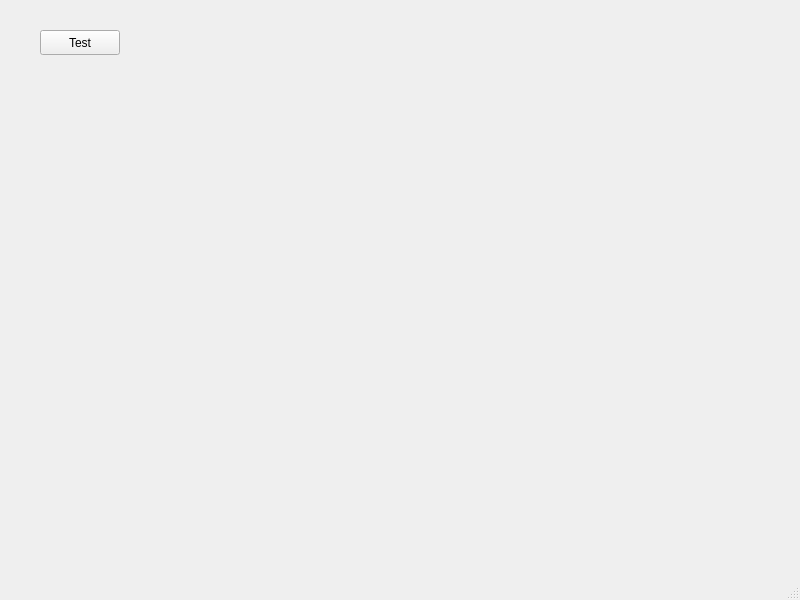
<?xml version="1.0" encoding="UTF-8"?>
<ui version="4.0">
 <class>MainWindow</class>
 <widget class="QMainWindow" name="MainWindow">
  <property name="geometry">
   <rect>
    <x>0</x>
    <y>0</y>
    <width>800</width>
    <height>600</height>
   </rect>
  </property>
  <property name="windowTitle">
   <string>MainWindow</string>
  </property>
  <widget class="QWidget" name="centralwidget">
   <widget class="QPushButton" name="btnTest">
    <property name="geometry">
     <rect>
      <x>40</x>
      <y>30</y>
      <width>80</width>
      <height>25</height>
     </rect>
    </property>
    <property name="text">
     <string>Test</string>
    </property>
   </widget>
  </widget>
  <widget class="QMenuBar" name="menubar">
   <property name="geometry">
    <rect>
     <x>0</x>
     <y>0</y>
     <width>800</width>
     <height>22</height>
    </rect>
   </property>
  </widget>
  <widget class="QStatusBar" name="statusbar"/>
 </widget>
 <resources/>
 <connections/>
</ui>
